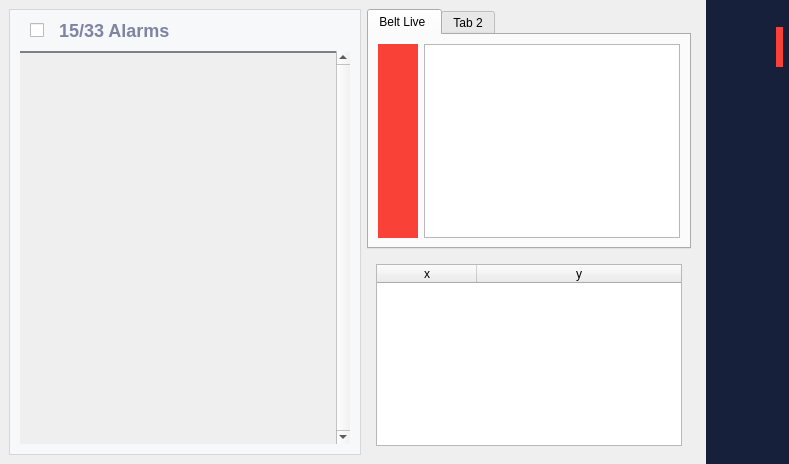
        <widget class="QWidget" name="live_view_page">
         <layout class="QHBoxLayout" name="horizontalLayout_23">
          <property name="leftMargin">
           <number>0</number>
          </property>
          <property name="topMargin">
           <number>0</number>
          </property>
          <property name="rightMargin">
           <number>0</number>
          </property>
          <property name="bottomMargin">
           <number>0</number>
          </property>
          <item>
           <layout class="QHBoxLayout" name="horizontalLayout_2">
            <property name="leftMargin">
             <number>9</number>
            </property>
            <property name="topMargin">
             <number>9</number>
            </property>
            <property name="rightMargin">
             <number>9</number>
            </property>
            <property name="bottomMargin">
             <number>9</number>
            </property>
            <item>
             <widget class="QFrame" name="defect_notifications_frame">
              <property name="sizePolicy">
               <sizepolicy hsizetype="Preferred" vsizetype="Preferred">
                <horstretch>0</horstretch>
                <verstretch>0</verstretch>
               </sizepolicy>
              </property>
              <property name="minimumSize">
               <size>
                <width>352</width>
                <height>0</height>
               </size>
              </property>
              <property name="maximumSize">
               <size>
                <width>352</width>
                <height>16777215</height>
               </size>
              </property>
              <property name="styleSheet">
               <string notr="true">#defect_notifications_frame
{
	background-color: #F7F8FA;
	border:1px solid #D7D7D9;
}
</string>
              </property>
              <property name="frameShape">
               <enum>QFrame::StyledPanel</enum>
              </property>
              <property name="frameShadow">
               <enum>QFrame::Raised</enum>
              </property>
              <layout class="QVBoxLayout" name="verticalLayout_3">
               <property name="spacing">
                <number>0</number>
               </property>
               <property name="leftMargin">
                <number>10</number>
               </property>
               <property name="topMargin">
                <number>10</number>
               </property>
               <property name="rightMargin">
                <number>10</number>
               </property>
               <property name="bottomMargin">
                <number>10</number>
               </property>
               <item>
                <layout class="QHBoxLayout" name="horizontalLayout_10">
                 <property name="spacing">
                  <number>15</number>
                 </property>
                 <property name="leftMargin">
                  <number>10</number>
                 </property>
                 <property name="topMargin">
                  <number>0</number>
                 </property>
                 <property name="bottomMargin">
                  <number>10</number>
                 </property>
                 <item>
                  <widget class="QCheckBox" name="select_all_notif_checkbox">
                   <property name="enabled">
                    <bool>true</bool>
                   </property>
                   <property name="sizePolicy">
                    <sizepolicy hsizetype="Fixed" vsizetype="Fixed">
                     <horstretch>0</horstretch>
                     <verstretch>0</verstretch>
                    </sizepolicy>
                   </property>
                   <property name="styleSheet">
                    <string notr="true"/>
                   </property>
                   <property name="text">
                    <string/>
                   </property>
                  </widget>
                 </item>
                 <item>
                  <widget class="QLabel" name="alarms_count_lbl">
                   <property name="styleSheet">
                    <string notr="true">color:#7E84A2;
font-size:18px;
font-weight:bold;</string>
                   </property>
                   <property name="text">
                    <string>15/33 Alarms</string>
                   </property>
                  </widget>
                 </item>
                </layout>
               </item>
               <item>
                <widget class="QScrollArea" name="defects_notifications_scrollArea">
                 <property name="minimumSize">
                  <size>
                   <width>0</width>
                   <height>0</height>
                  </size>
                 </property>
                 <property name="maximumSize">
                  <size>
                   <width>16777215</width>
                   <height>16777215</height>
                  </size>
                 </property>
                 <property name="styleSheet">
                  <string notr="true">#defects_notifications_scrollArea{
	border:None;
}</string>
                 </property>
                 <property name="verticalScrollBarPolicy">
                  <enum>Qt::ScrollBarAlwaysOn</enum>
                 </property>
                 <property name="horizontalScrollBarPolicy">
                  <enum>Qt::ScrollBarAlwaysOff</enum>
                 </property>
                 <property name="widgetResizable">
                  <bool>true</bool>
                 </property>
                 <widget class="QWidget" name="defects_notifications_widget">
                  <property name="geometry">
                   <rect>
                    <x>0</x>
                    <y>0</y>
                    <width>330</width>
                    <height>672</height>
                   </rect>
                  </property>
                  <property name="styleSheet">
                   <string notr="true">#defects_notifications_widget{
	border:None;
	border-top: 2px solid gray;
}</string>
                  </property>
                  <layout class="QVBoxLayout" name="verticalLayout_9">
                   <property name="spacing">
                    <number>0</number>
                   </property>
                   <property name="leftMargin">
                    <number>0</number>
                   </property>
                   <property name="topMargin">
                    <number>0</number>
                   </property>
                   <property name="rightMargin">
                    <number>0</number>
                   </property>
                   <property name="bottomMargin">
                    <number>0</number>
                   </property>
                   <item>
                    <layout class="QVBoxLayout" name="verticalLayout_7">
                     <property name="spacing">
                      <number>0</number>
                     </property>
                     <item>
                      <spacer name="verticalSpacer_7">
                       <property name="orientation">
                        <enum>Qt::Vertical</enum>
                       </property>
                       <property name="sizeHint" stdset="0">
                        <size>
                         <width>20</width>
                         <height>40</height>
                        </size>
                       </property>
                      </spacer>
                     </item>
                    </layout>
                   </item>
                  </layout>
                 </widget>
                </widget>
               </item>
              </layout>
             </widget>
            </item>
            <item>
             <layout class="QVBoxLayout" name="verticalLayout_15">
              <item>
               <widget class="QTabWidget" name="live_tabWidget">
                <widget class="QWidget" name="belt_live_tab">
                 <attribute name="title">
                  <string>Belt Live </string>
                 </attribute>
                 <layout class="QHBoxLayout" name="horizontalLayout_15">
                  <item>
                   <widget class="QLabel" name="label">
                    <property name="minimumSize">
                     <size>
                      <width>40</width>
                      <height>0</height>
                     </size>
                    </property>
                    <property name="maximumSize">
                     <size>
                      <width>40</width>
                      <height>16777215</height>
                     </size>
                    </property>
                    <property name="font">
                     <font>
                      <weight>75</weight>
                      <bold>true</bold>
                     </font>
                    </property>
                    <property name="styleSheet">
                     <string notr="true">background-color: rgb(250, 65, 55);
color: white;</string>
                    </property>
                    <property name="text">
                     <string/>
                    </property>
                   </widget>
                  </item>
                  <item>
                   <widget class="PhotoViewer" name="belt_live_view_lbl"/>
                  </item>
                 </layout>
                </widget>
                <widget class="QWidget" name="tab_2">
                 <attribute name="title">
                  <string>Tab 2</string>
                 </attribute>
                </widget>
               </widget>
              </item>
              <item>
               <widget class="QFrame" name="defect_info_frame">
                <property name="minimumSize">
                 <size>
                  <width>0</width>
                  <height>160</height>
                 </size>
                </property>
                <property name="maximumSize">
                 <size>
                  <width>16777215</width>
                  <height>200</height>
                 </size>
                </property>
                <property name="sizeIncrement">
                 <size>
                  <width>0</width>
                  <height>0</height>
                 </size>
                </property>
                <property name="styleSheet">
                 <string notr="true">#defect_info_frame{
	background-color: transparent;
	border: None;
}</string>
                </property>
                <property name="frameShape">
                 <enum>QFrame::StyledPanel</enum>
                </property>
                <property name="frameShadow">
                 <enum>QFrame::Raised</enum>
                </property>
                <layout class="QHBoxLayout" name="horizontalLayout_5">
                 <item>
                  <widget class="QTableWidget" name="defect_info_table">
                   <attribute name="horizontalHeaderStretchLastSection">
                    <bool>true</bool>
                   </attribute>
                   <attribute name="verticalHeaderVisible">
                    <bool>false</bool>
                   </attribute>
                   <column>
                    <property name="text">
                     <string>x</string>
                    </property>
                   </column>
                   <column>
                    <property name="text">
                     <string>y</string>
                    </property>
                   </column>
                  </widget>
                 </item>
                </layout>
               </widget>
              </item>
             </layout>
            </item>
           </layout>
          </item>
          <item>
           <widget class="QFrame" name="expanding_frame">
            <property name="minimumSize">
             <size>
              <width>50</width>
              <height>0</height>
             </size>
            </property>
            <property name="styleSheet">
             <string notr="true">#expanding_frame{
	background-color: #17203A;
}

#expanding_frame .QPushButton{
	border: 0px solid red;
}</string>
            </property>
            <layout class="QVBoxLayout" name="verticalLayout_16">
             <property name="leftMargin">
              <number>6</number>
             </property>
             <property name="topMargin">
              <number>20</number>
             </property>
             <property name="rightMargin">
              <number>6</number>
             </property>
             <item>
              <layout class="QHBoxLayout" name="horizontalLayout_16">
               <property name="spacing">
                <number>0</number>
               </property>
               <property name="topMargin">
                <number>0</number>
               </property>
               <item>
                <widget class="QPushButton" name="system_status_expanding_btn">
                 <property name="sizePolicy">
                  <sizepolicy hsizetype="Minimum" vsizetype="Minimum">
                   <horstretch>0</horstretch>
                   <verstretch>0</verstretch>
                  </sizepolicy>
                 </property>
                 <property name="minimumSize">
                  <size>
                   <width>20</width>
                   <height>55</height>
                  </size>
                 </property>
                 <property name="maximumSize">
                  <size>
                   <width>20</width>
                   <height>55</height>
                  </size>
                 </property>
                 <property name="cursor">
                  <cursorShape>PointingHandCursor</cursorShape>
                 </property>
                 <property name="styleSheet">
                  <string notr="true"/>
                 </property>
                 <property name="text">
                  <string/>
                 </property>
                 <property name="icon">
                  <iconset resource="assets/assets.qrc">
                   <normaloff>:/icons/icons/left_arrow_white.png</normaloff>:/icons/icons/left_arrow_white.png</iconset>
                 </property>
                </widget>
               </item>
               <item>
                <widget class="QPushButton" name="system_status_btn">
                 <property name="font">
                  <font>
                   <pointsize>11</pointsize>
                   <weight>50</weight>
                   <bold>false</bold>
                  </font>
                 </property>
                 <property name="cursor">
                  <cursorShape>PointingHandCursor</cursorShape>
                 </property>
                 <property name="toolTip">
                  <string>System Status</string>
                 </property>
                 <property name="styleSheet">
                  <string notr="true"/>
                 </property>
                 <property name="text">
                  <string/>
                 </property>
                 <property name="icon">
                  <iconset resource="assets/assets.qrc">
                   <normaloff>:/icons/icons/heart-monitor.png</normaloff>:/icons/icons/heart-monitor.png</iconset>
                 </property>
                 <property name="iconSize">
                  <size>
                   <width>55</width>
                   <height>55</height>
                  </size>
                 </property>
                </widget>
               </item>
               <item>
                <widget class="QLabel" name="system_status_label">
                 <property name="minimumSize">
                  <size>
                   <width>7</width>
                   <height>40</height>
                  </size>
                 </property>
                 <property name="maximumSize">
                  <size>
                   <width>7</width>
                   <height>40</height>
                  </size>
                 </property>
                 <property name="styleSheet">
                  <string notr="true">background-color: rgb(250, 65, 55);</string>
                 </property>
                 <property name="text">
                  <string/>
                 </property>
                </widget>
               </item>
              </layout>
             </item>
             <item>
              <layout class="QHBoxLayout" name="horizontalLayout_24">
               <property name="topMargin">
                <number>0</number>
               </property>
               <property name="rightMargin">
                <number>13</number>
               </property>
               <item>
                <widget class="QPushButton" name="notif_filter_expanding_btn">
                 <property name="sizePolicy">
                  <sizepolicy hsizetype="Minimum" vsizetype="Minimum">
                   <horstretch>0</horstretch>
                   <verstretch>0</verstretch>
                  </sizepolicy>
                 </property>
                 <property name="minimumSize">
                  <size>
                   <width>20</width>
                   <height>55</height>
                  </size>
                 </property>
                 <property name="maximumSize">
                  <size>
                   <width>20</width>
                   <height>55</height>
                  </size>
                 </property>
                 <property name="cursor">
                  <cursorShape>PointingHandCursor</cursorShape>
                 </property>
                 <property name="styleSheet">
                  <string notr="true"/>
                 </property>
                 <property name="text">
                  <string/>
                 </property>
                 <property name="icon">
                  <iconset resource="assets/assets.qrc">
                   <normaloff>:/icons/icons/left_arrow_white.png</normaloff>:/icons/icons/left_arrow_white.png</iconset>
                 </property>
                </widget>
               </item>
               <item>
                <widget class="QPushButton" name="notif_filter_btn">
                 <property name="cursor">
                  <cursorShape>PointingHandCursor</cursorShape>
                 </property>
                 <property name="toolTip">
                  <string>Filter Notifications</string>
                 </property>
                 <property name="styleSheet">
                  <string notr="true"/>
                 </property>
                 <property name="text">
                  <string/>
                 </property>
                 <property name="icon">
                  <iconset resource="assets/assets.qrc">
                   <normaloff>:/icons/icons/filter_white.png</normaloff>:/icons/icons/filter_white.png</iconset>
                 </property>
                 <property name="iconSize">
                  <size>
                   <width>35</width>
                   <height>35</height>
                  </size>
                 </property>
                </widget>
               </item>
              </layout>
             </item>
             <item>
              <layout class="QHBoxLayout" name="horizontalLayout_25">
               <property name="leftMargin">
                <number>26</number>
               </property>
               <property name="topMargin">
                <number>10</number>
               </property>
               <property name="rightMargin">
                <number>13</number>
               </property>
               <property name="bottomMargin">
                <number>10</number>
               </property>
               <item>
                <widget class="QPushButton" name="notif_clear_filter_btn">
                 <property name="sizePolicy">
                  <sizepolicy hsizetype="Minimum" vsizetype="Fixed">
                   <horstretch>0</horstretch>
                   <verstretch>0</verstretch>
                  </sizepolicy>
                 </property>
                 <property name="cursor">
                  <cursorShape>PointingHandCursor</cursorShape>
                 </property>
                 <property name="text">
                  <string/>
                 </property>
                 <property name="icon">
                  <iconset resource="assets/assets.qrc">
                   <normaloff>:/icons/icons/clear_filter_white.png</normaloff>:/icons/icons/clear_filter_white.png</iconset>
                 </property>
                 <property name="iconSize">
                  <size>
                   <width>35</width>
                   <height>35</height>
                  </size>
                 </property>
                </widget>
               </item>
              </layout>
             </item>
             <item>
              <layout class="QHBoxLayout" name="horizontalLayout_34">
               <property name="leftMargin">
                <number>26</number>
               </property>
               <property name="topMargin">
                <number>10</number>
               </property>
               <property name="rightMargin">
                <number>13</number>
               </property>
               <property name="bottomMargin">
                <number>10</number>
               </property>
               <item>
                <widget class="QPushButton" name="notif_remove_btn">
                 <property name="sizePolicy">
                  <sizepolicy hsizetype="Minimum" vsizetype="Fixed">
                   <horstretch>0</horstretch>
                   <verstretch>0</verstretch>
                  </sizepolicy>
                 </property>
                 <property name="cursor">
                  <cursorShape>PointingHandCursor</cursorShape>
                 </property>
                 <property name="text">
                  <string/>
                 </property>
                 <property name="icon">
                  <iconset resource="assets/assets.qrc">
                   <normaloff>:/icons/icons/delete_white.png</normaloff>:/icons/icons/delete_white.png</iconset>
                 </property>
                 <property name="iconSize">
                  <size>
                   <width>35</width>
                   <height>35</height>
                  </size>
                 </property>
                </widget>
               </item>
              </layout>
             </item>
             <item>
              <spacer name="verticalSpacer_5">
               <property name="orientation">
                <enum>Qt::Vertical</enum>
               </property>
               <property name="sizeType">
                <enum>QSizePolicy::Preferred</enum>
               </property>
               <property name="sizeHint" stdset="0">
                <size>
                 <width>20</width>
                 <height>40</height>
                </size>
               </property>
              </spacer>
             </item>
             <item>
              <spacer name="verticalSpacer_8">
               <property name="orientation">
                <enum>Qt::Vertical</enum>
               </property>
               <property name="sizeHint" stdset="0">
                <size>
                 <width>20</width>
                 <height>40</height>
                </size>
               </property>
              </spacer>
             </item>
            </layout>
           </widget>
          </item>
         </layout>
        </widget>
